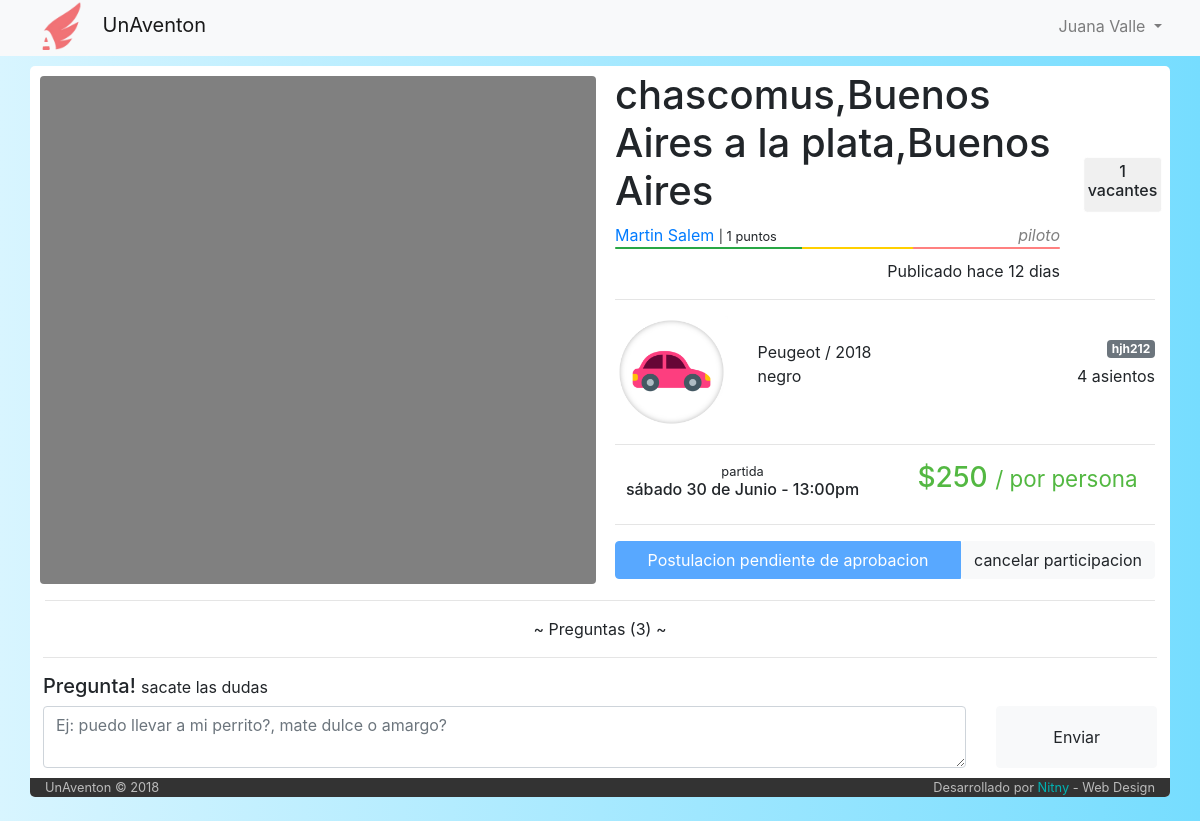
/viaje/50 (signed in), run on the app's committed database.
### tables this page shows
CREATE TABLE IF NOT EXISTS `viaje` (
  `idViaje` int(6) NOT NULL AUTO_INCREMENT,
  `idPiloto` int(6) NOT NULL,
  `idVehiculo` int(6) NOT NULL,
  `fecha_publicacion` datetime NOT NULL,
  `fecha_partida` datetime NOT NULL,
  `tiempo_estimado` int(11) NOT NULL DEFAULT '30',
  `origen` varchar(60) NOT NULL,
  `destino` varchar(60) NOT NULL,
  `asientos_disponibles` int(2) NOT NULL,
  `costo` int(7) NOT NULL,
  `estado` int(1) NOT NULL DEFAULT '1',
  `tipo` varchar(50) NOT NULL DEFAULT 'unico',
  PRIMARY KEY (`idViaje`)
);

CREATE TABLE IF NOT EXISTS `usuario` (
  `idUser` int(6) NOT NULL AUTO_INCREMENT,
  `email` varchar(50) NOT NULL,
  `clave` varchar(50) NOT NULL,
  `nombre` varchar(50) NOT NULL,
  `apellido` varchar(50) NOT NULL,
  `admin` int(1) NOT NULL DEFAULT '0',
  PRIMARY KEY (`idUser`)
);

CREATE TABLE IF NOT EXISTS `tipo_vehiculo` (
  `idTipo` int(1) NOT NULL AUTO_INCREMENT,
  `icono` varchar(140) DEFAULT NULL,
  `tipo` varchar(11) NOT NULL,
  PRIMARY KEY (`idTipo`)
);

CREATE TABLE IF NOT EXISTS `vehiculo` (
  `idVehiculo` int(6) NOT NULL AUTO_INCREMENT,
  `idPropietario` int(6) NOT NULL,
  `cant_asientos` int(2) NOT NULL,
  `modelo` varchar(30) NOT NULL,
  `marca` varchar(30) NOT NULL,
  `color` varchar(20) NOT NULL,
  `patente` varchar(10) NOT NULL COMMENT 'puede ser patente extrangera',
  `tipo` int(1) DEFAULT NULL,
  `eliminado` tinyint(1) NOT NULL DEFAULT '0',
  PRIMARY KEY (`idVehiculo`)
);

### index.php (called while the page is built, shortened)
<?php
	include ('core/helpers.php');
	include ('php/inicio_body.php');
	$router = new Router;
	$vars = $router->get_variables();
	render($vars);
	include ('php/cierre_body.php');

### controller/viaje.php (the view, shortened to what this page needs)
<?php
	function render($vars = [])
	{
		if (!isset($vars[1])){
			$vars[1] = "coso";
		}
    include('php/conexion.php');
    $viaje=mysqli_query($conexion,"SELECT *
                                   from viaje
                                   inner join vehiculo on viaje.idVehiculo=vehiculo.idVehiculo
                                   inner join tipo_vehiculo on vehiculo.tipo=tipo_vehiculo.idTipo
                                   inner join usuario on viaje.idPiloto=usuario.idUser
                                   where idViaje = '$vars[0]'")
                                   or die ("problemas con el select de viaje".mysqli_error($conexion));
    $viaje=mysqli_fetch_array($viaje);
			?>
			<?php
		if ($viaje['estado'] == 2){
			echo "<center> <b> este viaje fue cancelado por su piloto </b> </center>";
		}
		elseif ($viaje['estado'] == 3){
			echo "<center> <b> este viaje ya termino </b> </center>";
		}
		else{
		$contador_participaciones=mysqli_query($conexion,"SELECT *
																										from participacion
																										where estado=2 and idViaje=$viaje[idViaje]")
																										or die ("problemas en el contador de asientos disponibles");
		$contador_participaciones = $viaje['asientos_disponibles'] - mysqli_num_rows($contador_participaciones);
    ?>
    <div class="row" style="padding: 5px 0px;">
      <div class="col-md-6" style="">
		<div id="map" style="border-radius: 4px; margin-top: 5px; margin-left: -5px"></div>
      </div>
      <div class="col-md-6">
				<div class="row" style="min-height: 130px">
					<div class="col-md-10 col-sm-12">
						<h1><?php echo $viaje['origen'] ?> a <?php echo $viaje['destino']; ?></h1>
						<?php
							if((isset($_SESSION['userId'])) and ($viaje['idPiloto'] == $_SESSION['userId']))
							{
								include 'php/modificar_viaje_vista.php';
								echo '<a href="" data-toggle="modal" data-target="#ModViaje">Modificar el Viaje</a>';
							}
							else{
								echo '<a href="/usuario/'.$viaje['idPiloto'].'"> '.$viaje["nombre"].' '.$viaje["apellido"].'</a> <small>| '.calificacion($viaje['idPiloto']).' puntos</small> <i style="color: grey" class="float-right">piloto</i>';
								$calificaciones = calificacion_grafica_simple($viaje['idPiloto']);
								echo "<div class='progress' style='height: 2px; width: 100%; margin-bottom: 10px'>
												<div class='progress-bar bg-success' role='progressbar' style='width: ".$calificaciones['porcentaje_pos']."%;' aria-valuenow='25' aria-valuemin='0' aria-valuemax='100'></div>
												<div class='progress-bar bg-warning' role='progressbar' style='width: ".$calificaciones['porcentaje_neu']."%; background-color: #ffd000!important' aria-valuenow='25' aria-valuemin='0' aria-valuemax='100'></div>
												<div class='progress-bar bg-danger' role='progressbar' style='width: ".$calificaciones['porcentaje_neg']."%; background-color: #ff8080!important' aria-valuenow='25' aria-valuemin='0' aria-valuemax='100'></div>
											</div>";
							}
						?>
						<span class="float-right" title="<?php echo $viaje['fecha_publicacion'] ?>">Publicado <?php echo dias_transcurridos($viaje['fecha_publicacion'],'publicacion');?>
						</span>
					</div>
					<div class="col-md-2">
						<div class="contenedorUno centrado" style="border: 1px solid #fff; border-radius: 4px; padding: 4px 4px; background-color: #f0f0f0; margin-top: 8px">
							<h6 class="" style="text-align:center"><?php if($contador_participaciones>0){echo $contador_participaciones;}else{echo "sin";}; ?><br>vacantes</h6>
						</div>
					</div>
				</div>
        <hr>
        <div class="row">
          <div class="col-md-3">
            <img src="<?php echo $viaje['icono']; ?>" alt="" class="img-fluid">
          </div>
          <div class="col-md-9">
            <br>
            <span><?php echo $viaje['marca']." / ".$viaje['modelo'] ?></span> <span class="badge badge-secondary float-right"><?php echo $viaje['patente'] ?></span> <br>
            <span><?php echo $viaje['color'] ?></span> <span class="float-right"><?php echo $viaje['cant_asientos'] ?> asientos</span>
          </div>
        </div>
        <hr>
				<div class="row">
					<div class="col-md-6">
									<h6 class="" style="text-align: center">
											<small>partida</small> <br>
											<?php echo date_toString($viaje['fecha_partida'],"n");?>
									</h6>
					</div>
					<div class="col-md-6">
						<h3 style="text-align: center; color: #53b842">$<?php echo round($viaje['costo']/($viaje['asientos_disponibles']+1)); ?> <small> / por persona</small></h3>
					</div>
				</div>
				<hr>
				<form action="/viaje/<?php echo "$vars[0]/$vars[1]" ?>" method="post">
				<?php
				if (!isset($_SESSION['userId'])) {
					echo '<a class="btn btn-outline-secondary" href="../../login" style="width:100%">Tenes que estar logeado para poder participar</a>';
				}
				elseif ($_SESSION['userId'] != $viaje['idPiloto']) {
				echo '<div class="btn-group" role="group" aria-label="..." style="width: 100%">';
				$participacion=mysqli_query($conexion,"SELECT *
																							 from participacion
																							 where idViaje='$viaje[idViaje]' and idUsuario='$_SESSION[userId]'
																							 order by idParticipacion ASC")
																							 or die ("error participacion".mysqli_error($conexion));
				$participacion=mysqli_fetch_array($participacion);
				switch ($participacion['estado']) {
					case 1:
						echo '<button type="" class="btn btn-primary" style="width:100%" disabled>Postulacion pendiente de aprobacion</button>';
						break;
					}
			?>
			</form>
			<?php
				if (($participacion['estado'] == 2) || ($participacion['estado']==1)) {
					echo '<center>
										<form action="/viaje/'.$vars[0].'/'.$vars[1] . '" method="post">
													<input type="hidden" name="idParticipacion" value="'.$participacion['idParticipacion'].'">
													<input type="hidden" name="baja_participacion" value="'.$vars[0].'">
													<input type="hidden" name="estado" value="'.$participacion['estado'].'">';
													if ($participacion['estado'] == 2){
													echo '
													<button type="button" class="btn btn-light"  data-toggle="modal" data-target="#modalAlertCancelarPostulacion">cancelar participacion</button>
													<div class="modal fade" id="modalAlertCancelarPostulacion" tabindex="-1" role="dialog" aria-labelledby="exampleModalCenterTitle" aria-hidden="true">
													  <div class="modal-dialog modal-dialog-centered" role="document">
													    <div class="modal-content">
													      <div class="modal-header">
													        <h5 class="modal-title" id="exampleModalCenterTitle">Cuidado</h5>
													        <button type="button" class="close" data-dismiss="modal" aria-label="Close">
													          <span aria-hidden="true">&times;</span>
													        </button>
													      </div>
													      <div class="modal-body">
																	Tu postulacion ya fue aprobada, si solicitas la baja de este viaje se restara 1 punto de tu calificacion.<br> Estas seguro de querer cancelar tu postulacion?
													      </div>
													      <div class="modal-footer">
													        <button type="button" class="btn btn-secondary btn-sm" data-dismiss="modal">Volver atras</button>
													        <button type="submit" class="btn btn-warning btn-sm">Si, cancelar</button>
													      </div>
													    </div>
													  </div>
													</div>';
													}
													else{
														echo '<button type="submit" class="btn btn-light"  data-dismiss="modalAlertCancelarPostulacion" aria-label="cancelar postulacion">cancelar participacion</button>';
													}
									echo '</form>
								</center>';
				}
				elseif ($participacion['estado'] == 3){
						echo '<form action="/viaje/'.$vars[0].'/'.$vars[1] .'" method="post">
												<input type="hidden" name="carga_participacion" value="'.$vars[0].'">';
						echo '<center><button type="submit" class="btn btn-light">Volver a postularme</button></center>';
						echo '</form>';
				}
				echo "</div>";
			}
			?>
      </div>
    </div>
		<hr>
		<div class="row">
			<?php
			$preguntas = mysqli_query($conexion,"SELECT *
																						from pregunta
																						inner join usuario on pregunta.idPreguntante=usuario.idUser
																						where idViaje = '$viaje[idViaje]' order by fecha DESC");
			 ?>
			<div class="col-md-12" style="padding: 0px 13px">
				<center><span id="botonPreguntas" style="cursor: pointer"> ~ Preguntas <span id="detallePreguntas">(<?php echo mysqli_num_rows($preguntas); ?>)</span> ~ </span></center>
					<?php
					if(isset($_SESSION['userId'])){
						if ($viaje['idPiloto']!=$_SESSION['userId']){?>
				 <hr>
				 <h5>Pregunta! <small>sacate las dudas</small> </h5>
				 <form action="<?php echo "/viaje/$vars[0]/$vars[1]"?>" method="post">
 				<div class="row">
 					<div class="col-md-10">
 						<textarea class="form-control" name="pregunta" cols="80" style="width: 100%; min-height: 50px" placeholder="Ej: puedo llevar a mi perrito?, mate dulce o amargo?"></textarea>
 					</div>
 					<div class="col-md-2">
 						<button type="submit" name="preguntar" class="btn btn-light" style="width:100%; height: 100%">Enviar</button>
 					</div>
 				</div>
				 </form>
			<?php }
			} ?>
			</div>
		</div>
		<div class="row" style="height: 10px">
		</div>
    <?php
		}
  }

### css/stylo.css (style rules this page uses)
body { background-color: grey; }
.centrado { position: absolute; display: block; top: 50%; left: 50%; transform: translate(-50%, -50%); -webkit-transform: translate(-50%, -50%); }

### php/inicio_body.php (style rules this page uses)
body { background-color: #fff; background: linear-gradient(-90deg, #76ddff, #d8f5ff); }

### controller/viaje.php (style rules this page uses)
#map { width: 103%; height: 100%; background-color: grey; }

### data on the page
viaje: origen "chascomus,Buenos Aires", destino "la plata,Buenos Aires", usuario.nombre "Martin", usuario.apellido "Salem", fecha_publicacion "hace 12 dias", asientos_disponibles "1", tipo_vehiculo.icono (picture), idVehiculo.marca "Peugeot", idVehiculo.modelo "2018", idVehiculo.patente "hjh212", idVehiculo.color "negro", idVehiculo.cant_asientos "4", fecha_partida "sábado 30 de Junio 13:00pm", $viaje['costo']/($viaje['asientos_disponibles']+1) "250"

### other printed values
$_SESSION['nombre'] "Juana"
$_SESSION['apellido'] "Valle"
calificacion($viaje['idPiloto']) "1"
mysqli_num_rows($preguntas) "3"
